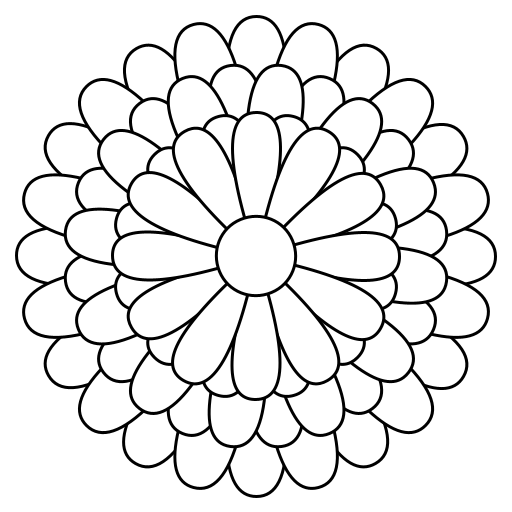
Frame 1 (no input)
Frame 60 (the mouse pressed at the canvas centre just before this capture): identical to frame 1, image omitted
Frame 120 (the mouse held since frame 60 and released just before this capture): identical to frame 1, image omitted

The Processing sketch that drew this single still picture (run headless with seeded random() and noise(); from frame 60 on, the mouse is pressed at the canvas centre):

// Processing sketch: multi_layer
// ── multi_layer.pde
Boolean drawn = false;

void setup()
{
  size(512, 512);
  background(255);
}

void draw()
{
  if (drawn)
  {
    return;
  }
  drawn = true;
  
  translate(width/2, height/2);
  
  // layer
  for (int i = 0; i < 3; i++)
  {
    fill(255);
    stroke(0);
    strokeWeight(3);
    
    float petalLength = 240 - (i * 48);
    float petalWidth = 60 - (i * 6);
    
    // lower petal
    for (int j = 0; j < 12; j++)
    {
      beginShape();
      vertex(0, 0);
      quadraticVertex(-petalWidth, petalLength, 0, petalLength);
      quadraticVertex(petalWidth, petalLength, 0, 0);
      endShape();
      rotate(radians(30));
    }
    rotate(radians(15));
    
    // upper petal
    for (int j = 0; j < 12; j++)
    {
      beginShape();
      vertex(0, 0);
      quadraticVertex(-petalWidth, petalLength, 0, petalLength);
      quadraticVertex(petalWidth, petalLength, 0, 0);
      endShape();
      rotate(radians(30));
    }
    rotate(radians(7.5f));
  }
  
  circle(0, 0, 80);
  save("out.png");
}
